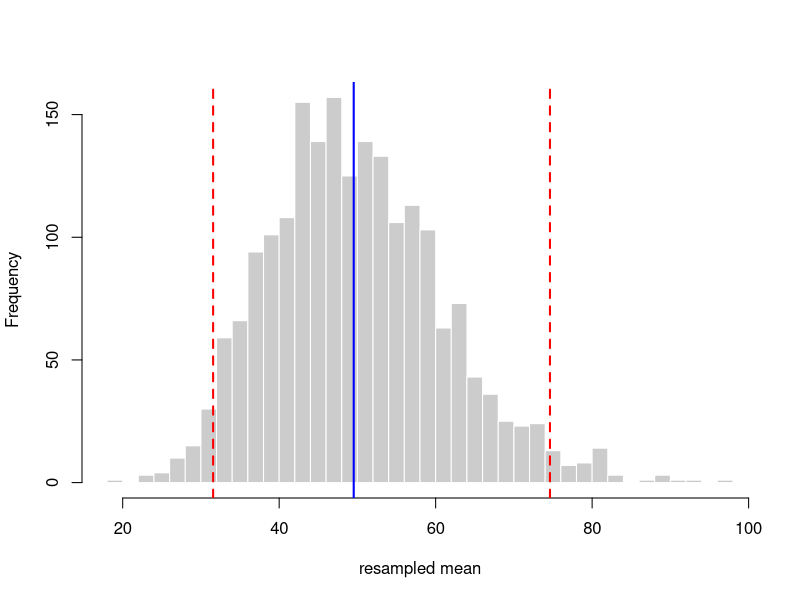
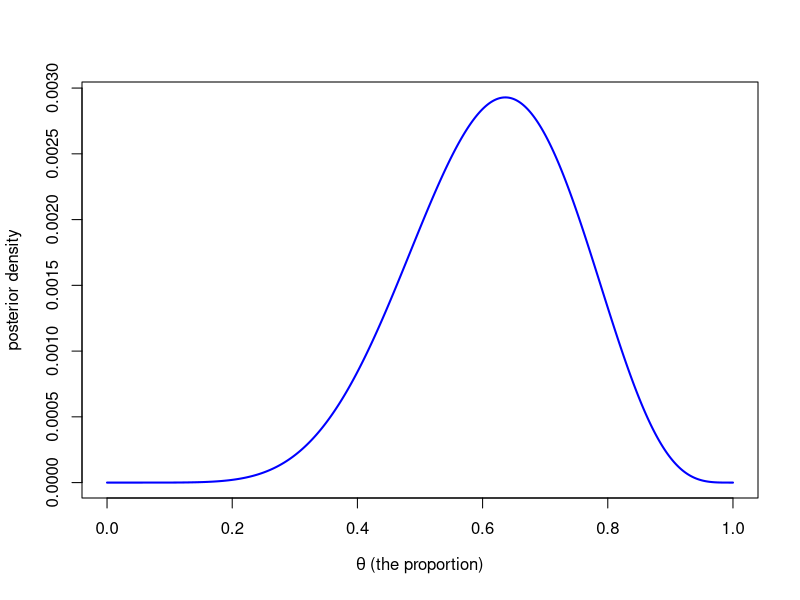

The R script that drew these images, in order:
## ---- chunk 1
set.seed(42)
samp <- rexp(30, rate = 1/50)          # n = 30, right-skewed (non-normal) data

B <- 2000
boot_means <- replicate(B, mean(sample(samp, replace = TRUE)))   # resample & recompute

c(estimate = mean(samp),
  boot_SE  = sd(boot_means),                       # bootstrap standard error
  lower95  = quantile(boot_means, 0.025),          # percentile confidence interval
  upper95  = quantile(boot_means, 0.975))
## ---- chunk 2
#| fig-cap: "The bootstrap sampling distribution of the mean, with the percentile 95% interval."
#| fig-height: 4
hist(boot_means, breaks = 40, col = "grey80", border = "white",
     main = "", xlab = "resampled mean")
abline(v = quantile(boot_means, c(.025, .975)), col = "red", lwd = 2, lty = 2)
abline(v = mean(samp), col = "blue", lwd = 2)
## ---- chunk 3
set.seed(7)
g1 <- rnorm(15, mean = 0.0)
g2 <- rnorm(15, mean = 0.8)
obs <- mean(g2) - mean(g1)                         # the observed difference

pool   <- c(g1, g2)
labels <- rep(1:2, each = 15)
perm   <- replicate(5000, {                        # shuffle labels 5000 times
  s <- sample(labels)
  mean(pool[s == 2]) - mean(pool[s == 1])
})

c(observed_diff = obs,
  permutation_p = mean(abs(perm) >= abs(obs)))      # two-sided p-value
## ---- chunk 4
jk    <- sapply(seq_along(samp), function(i) mean(samp[-i]))       # leave-one-out means
n     <- length(samp)
jk_se <- sqrt((n - 1) * mean((jk - mean(jk))^2))                  # jackknife SE
c(jackknife_mean = mean(jk), jackknife_SE = jk_se)
## ---- chunk 5
set.seed(1)
z <- c(rnorm(19, mean = 100, sd = 10), 250)        # 19 good values + 1 gross outlier

round(c(mean       = mean(z),
        median     = median(z),
        trimmed10  = mean(z, trim = 0.10),         # drop the extreme 10% each tail
        SD         = sd(z),
        MAD        = mad(z)), 2)                    # median absolute deviation
## ---- chunk 6
#| fig-cap: "Grid-approximation posterior for a proportion after 6 successes in 9 trials."
#| fig-height: 4
grid  <- seq(0, 1, length.out = 1000)
prior <- dbeta(grid, 2, 2)                 # weakly informative: centered at 0.5, gentle
like  <- dbinom(6, size = 9, prob = grid)  # data: 6 successes in 9 trials
post  <- like * prior
post  <- post / sum(post)                  # normalize to a proper distribution

plot(grid, post, type = "l", lwd = 2, col = "blue",
     xlab = expression(theta ~ "(the proportion)"), ylab = "posterior density")
## ---- chunk 7
draws <- sample(grid, 1e5, replace = TRUE, prob = post)
c(posterior_mean   = mean(draws),
  credible_lower95 = quantile(draws, 0.025),
  credible_upper95 = quantile(draws, 0.975))
## ---- chunk 8
rope_lo <- 0.45; rope_hi <- 0.55                # "practically a fair coin"
mean(draws > rope_lo & draws < rope_hi)          # posterior probability inside the ROPE
